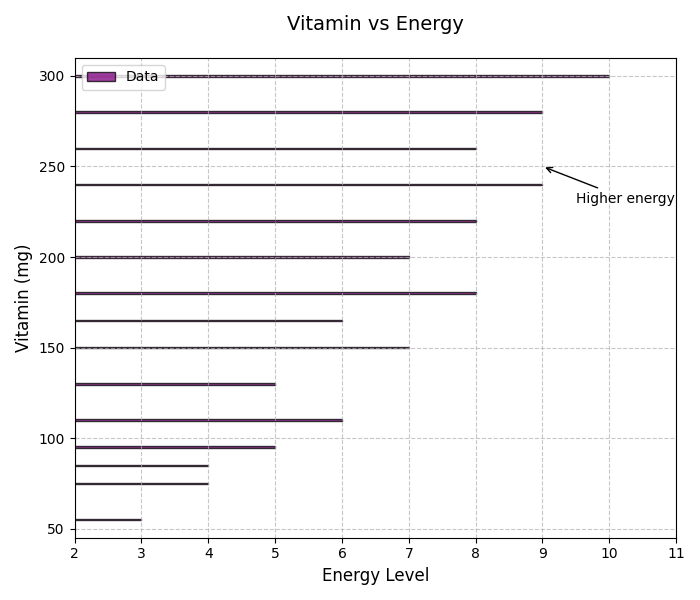

Source code (Python):
import matplotlib.pyplot as plt
import numpy as np

vitamin_intake = np.array([55, 75, 85, 95, 110, 130, 150, 165, 180, 200, 220, 240, 260, 280, 300])
energy_levels = np.array([3, 4, 4, 5, 6, 5, 7, 6, 8, 7, 8, 9, 8, 9, 10])

fig, ax = plt.subplots(figsize=(7, 6))

ax.barh(vitamin_intake, energy_levels, color='purple', alpha=0.75, edgecolor='black', label='Data')
ax.set_title("Vitamin vs Energy", fontsize=14, pad=20)
ax.set_ylabel("Vitamin (mg)", fontsize=12)
ax.set_xlabel("Energy Level", fontsize=12)
ax.set_xlim(min(energy_levels) - 1, max(energy_levels) + 1)
ax.set_ylim(min(vitamin_intake) - 10, max(vitamin_intake) + 10)
ax.grid(True, linestyle='--', alpha=0.7)
ax.legend(loc='upper left', fontsize=10)
ax.annotate('Higher energy', xy=(9, 250), xytext=(9.5, 230),
            arrowprops=dict(facecolor='black', arrowstyle='->'),
            fontsize=10, color='black')

plt.tight_layout()
plt.show()
